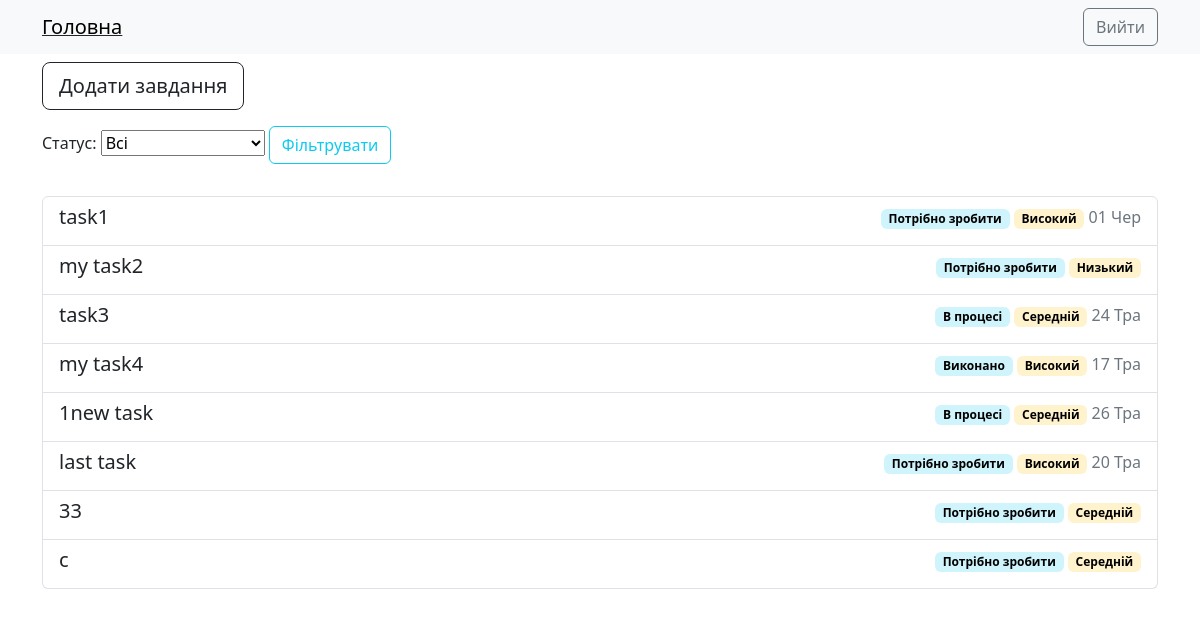
The app's page / (signed in), older data.
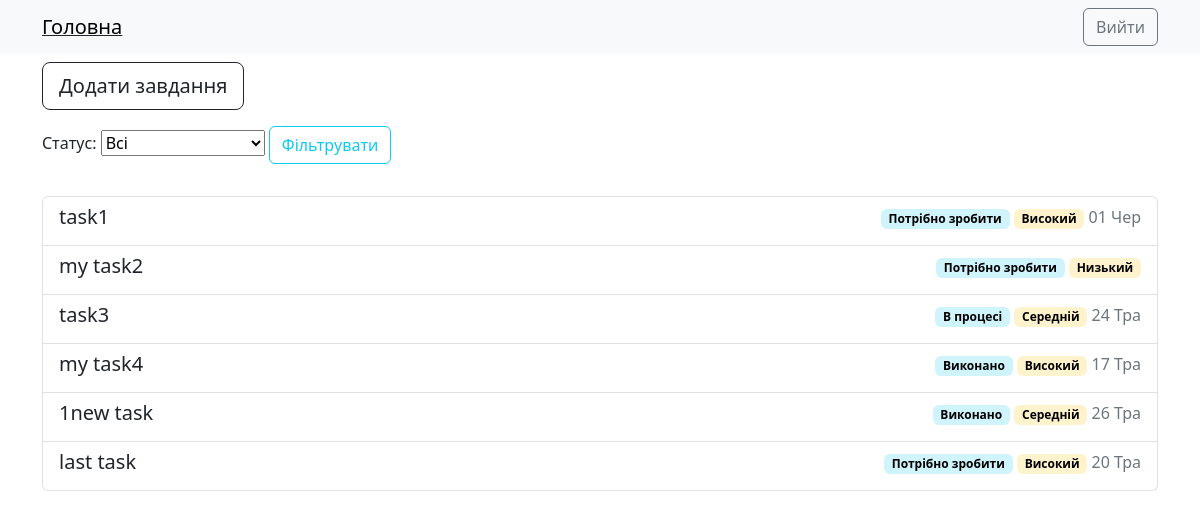
The same page, newer data.
### tasks/models.py (models this page shows, shortened)
class Task(models.Model):
    STATUS_CHOISES = [
        ("todo", "Потрібно зробити"),
        ("in_progress", "В процесі"),
        ("done", "Виконано"),
    ]
    PRIORITY_CHOISES = [
        ("low", "Низький"),
        ("medium", "Середній"),
        ("high", "Високий"),
    ]
    title = models.CharField(max_length=250, verbose_name="Завдання")
    description = models.TextField(verbose_name="Опис")
    status = models.CharField(max_length=20, choices=STATUS_CHOISES, default="todo", verbose_name="Статус")
    priority = models.CharField(max_length=20, choices=PRIORITY_CHOISES, default="medium", verbose_name="Пріоритет")
    due_date = models.DateField(null=True, blank=True,verbose_name="Дата виконання")
    creator = models.ForeignKey(User, on_delete=models.CASCADE, related_name="tasks",verbose_name="Творець")

### tasks/views.py (the view)
# urls.py: path('', views.TaskListView.as_view(), name="task-list"),
class TaskListView(LoginRequiredMixin, ListView):
    model = models.Task
    context_object_name = "tasks"
    template_name = "tasks/task_list.html"
    def get_queryset(self):
        queryset = super().get_queryset()
        status = self.request.GET.get("status", "")
        if status:
            queryset = queryset.filter(status=status)
        return queryset
    def get_context_data(self, **kwargs):
        context = super().get_context_data(**kwargs)
        context["form"] = TaskFilterForm(self.request.GET)
        return context

### tasks/forms.py
class TaskFilterForm(forms.Form):
    STATUS_CHOISES = [
        ("", "Всі"),
        ("todo", "Потрібно зробити"),
        ("in_progress", "В процесі"),
        ("done", "Виконано"),
    ]
    status = forms.ChoiceField(choices=STATUS_CHOISES, required=False, label="Статус")
    def __init__(self, *args, **kwargs):
        super(TaskFilterForm,self).__init__(*args, **kwargs)
        self.fields["status"].widget.attrs.update({"class": "col-auto"})

### templates/tasks/task_list.html
{% extends 'base.html'%}
{% block content %}
<div class="container">
    <a href="{% url 'task-create'%}" type="button" class="btn btn-outline-dark btn-lg mt-2">Додати завдання</a>
    <br>
    <form method="get" class="form-inline mb-3">
    {{ form.status.label_tag }}
    {{ form.status }}
        <button type="submit" class="btn btn-outline-info my-3">Фільтрувати</button>
    </form>
    <div class="list-group">
   {% for task in tasks %}
  <a href="{% url 'task-update' task.pk %}" class="list-group-item list-group-item-action d-flex justify-content-between" aria-current="true">
    <h5>{{task.title}}</h5>
      <div><span class="badge bg-info-subtle text-bg-info">{{task.get_status_display}}</span>
      <span class="badge bg-warning-subtle  text-bg-warning">{{task.get_priority_display}}</span>
      {% if task.due_date %}
      <span class="text-secondary">{{ task.due_date|date:"d M"}}</span>
      {% endif %}
      </div>
  </a>
    {% endfor %}
    </div>
</div>
{% endblock %}

Row changes from the older to the newer data that the page shows:
removed Task: title "33", status "Потрібно зробити", priority "Середній"
removed Task: title "c", status "Потрібно зробити", priority "Середній"
changed Task "1new task": status "В процесі" → "Виконано"
